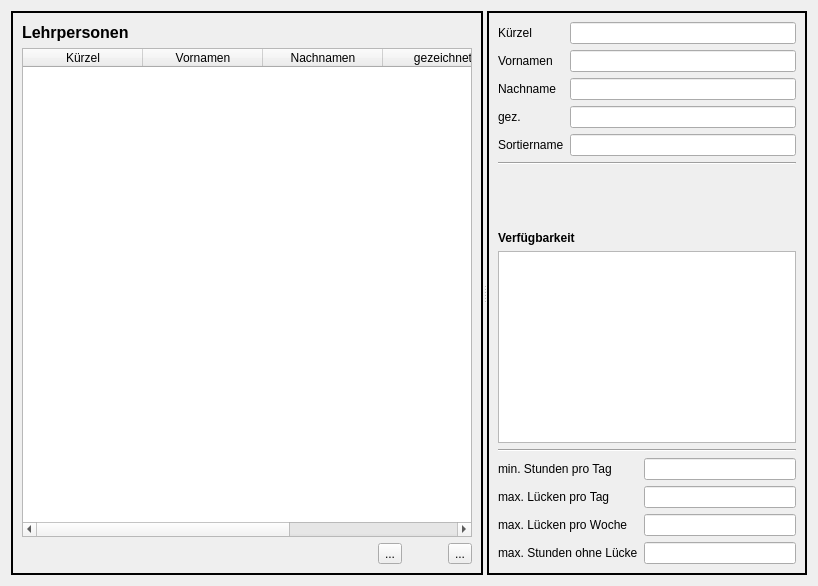
<?xml version="1.0" encoding="UTF-8"?>
<ui version="4.0">
 <class>CourseEditor</class>
 <widget class="QWidget" name="CourseEditor">
  <property name="geometry">
   <rect>
    <x>0</x>
    <y>0</y>
    <width>818</width>
    <height>586</height>
   </rect>
  </property>
  <property name="sizePolicy">
   <sizepolicy hsizetype="Preferred" vsizetype="MinimumExpanding">
    <horstretch>0</horstretch>
    <verstretch>0</verstretch>
   </sizepolicy>
  </property>
  <property name="mouseTracking">
   <bool>false</bool>
  </property>
  <property name="windowTitle">
   <string>Daten der Lehrpersonen</string>
  </property>
  <layout class="QHBoxLayout" name="horizontalLayout_4">
   <item>
    <widget class="QSplitter" name="splitter">
     <property name="maximumSize">
      <size>
       <width>16777215</width>
       <height>16777215</height>
      </size>
     </property>
     <property name="frameShape">
      <enum>QFrame::NoFrame</enum>
     </property>
     <property name="frameShadow">
      <enum>QFrame::Plain</enum>
     </property>
     <property name="lineWidth">
      <number>1</number>
     </property>
     <property name="midLineWidth">
      <number>0</number>
     </property>
     <property name="orientation">
      <enum>Qt::Horizontal</enum>
     </property>
     <property name="childrenCollapsible">
      <bool>false</bool>
     </property>
     <widget class="QFrame" name="frame_l">
      <property name="frameShape">
       <enum>QFrame::Box</enum>
      </property>
      <property name="frameShadow">
       <enum>QFrame::Plain</enum>
      </property>
      <property name="lineWidth">
       <number>2</number>
      </property>
      <property name="midLineWidth">
       <number>0</number>
      </property>
      <layout class="QVBoxLayout" name="verticalLayout_2">
       <item>
        <layout class="QHBoxLayout" name="horizontalLayout" stretch="0,0">
         <item>
          <widget class="QLabel" name="label">
           <property name="font">
            <font>
             <pointsize>12</pointsize>
             <bold>true</bold>
            </font>
           </property>
           <property name="text">
            <string>Lehrpersonen</string>
           </property>
          </widget>
         </item>
         <item>
          <spacer name="horizontalSpacer_2">
           <property name="orientation">
            <enum>Qt::Horizontal</enum>
           </property>
           <property name="sizeHint" stdset="0">
            <size>
             <width>40</width>
             <height>20</height>
            </size>
           </property>
          </spacer>
         </item>
        </layout>
       </item>
       <item>
        <widget class="QTableWidget" name="teacher_table">
         <property name="editTriggers">
          <set>QAbstractItemView::NoEditTriggers</set>
         </property>
         <property name="alternatingRowColors">
          <bool>true</bool>
         </property>
         <property name="selectionMode">
          <enum>QAbstractItemView::SingleSelection</enum>
         </property>
         <property name="selectionBehavior">
          <enum>QAbstractItemView::SelectRows</enum>
         </property>
         <attribute name="horizontalHeaderDefaultSectionSize">
          <number>120</number>
         </attribute>
         <attribute name="horizontalHeaderStretchLastSection">
          <bool>true</bool>
         </attribute>
         <column>
          <property name="text">
           <string>Kürzel</string>
          </property>
         </column>
         <column>
          <property name="text">
           <string>Vornamen</string>
          </property>
         </column>
         <column>
          <property name="text">
           <string>Nachnamen</string>
          </property>
         </column>
         <column>
          <property name="text">
           <string>gezeichnet</string>
          </property>
         </column>
         <column>
          <property name="text">
           <string>Sortiername</string>
          </property>
         </column>
        </widget>
       </item>
       <item>
        <layout class="QHBoxLayout" name="horizontalLayout_2">
         <item>
          <spacer name="horizontalSpacer_3">
           <property name="orientation">
            <enum>Qt::Horizontal</enum>
           </property>
           <property name="sizeHint" stdset="0">
            <size>
             <width>40</width>
             <height>20</height>
            </size>
           </property>
          </spacer>
         </item>
         <item>
          <widget class="QToolButton" name="pb_remove">
           <property name="toolTip">
            <string>&lt;html&gt;&lt;head/&gt;&lt;body&gt;&lt;p&gt;aktuelle Lehrperson aus der Datenbank entfernen&lt;/p&gt;&lt;/body&gt;&lt;/html&gt;</string>
           </property>
           <property name="text">
            <string>...</string>
           </property>
           <property name="icon">
            <iconset>
             <normaloff>../icons/icon_remove.svg</normaloff>../icons/icon_remove.svg</iconset>
           </property>
           <property name="iconSize">
            <size>
             <width>30</width>
             <height>30</height>
            </size>
           </property>
          </widget>
         </item>
         <item>
          <spacer name="horizontalSpacer">
           <property name="orientation">
            <enum>Qt::Horizontal</enum>
           </property>
           <property name="sizeType">
            <enum>QSizePolicy::Fixed</enum>
           </property>
           <property name="sizeHint" stdset="0">
            <size>
             <width>40</width>
             <height>20</height>
            </size>
           </property>
          </spacer>
         </item>
         <item>
          <widget class="QToolButton" name="pb_new">
           <property name="toolTip">
            <string>&lt;html&gt;&lt;head/&gt;&lt;body&gt;&lt;p&gt;neue Lehrperson&lt;/p&gt;&lt;/body&gt;&lt;/html&gt;</string>
           </property>
           <property name="text">
            <string>...</string>
           </property>
           <property name="icon">
            <iconset>
             <normaloff>../icons/icon_new.svg</normaloff>../icons/icon_new.svg</iconset>
           </property>
           <property name="iconSize">
            <size>
             <width>30</width>
             <height>30</height>
            </size>
           </property>
          </widget>
         </item>
        </layout>
       </item>
      </layout>
     </widget>
     <widget class="QFrame" name="frame_r">
      <property name="enabled">
       <bool>true</bool>
      </property>
      <property name="maximumSize">
       <size>
        <width>320</width>
        <height>16777215</height>
       </size>
      </property>
      <property name="frameShape">
       <enum>QFrame::Box</enum>
      </property>
      <property name="lineWidth">
       <number>2</number>
      </property>
      <layout class="QVBoxLayout" name="verticalLayout">
       <item>
        <layout class="QFormLayout" name="formLayout">
         <item row="0" column="0">
          <widget class="QLabel" name="label_7">
           <property name="text">
            <string>Kürzel</string>
           </property>
          </widget>
         </item>
         <item row="0" column="1">
          <widget class="QLineEdit" name="TID">
           <property name="readOnly">
            <bool>true</bool>
           </property>
          </widget>
         </item>
         <item row="1" column="0">
          <widget class="QLabel" name="label_8">
           <property name="text">
            <string>Vornamen</string>
           </property>
          </widget>
         </item>
         <item row="1" column="1">
          <widget class="QLineEdit" name="FIRSTNAMES">
           <property name="readOnly">
            <bool>true</bool>
           </property>
          </widget>
         </item>
         <item row="2" column="0">
          <widget class="QLabel" name="label_9">
           <property name="text">
            <string>Nachname</string>
           </property>
          </widget>
         </item>
         <item row="2" column="1">
          <widget class="QLineEdit" name="LASTNAME">
           <property name="text">
            <string/>
           </property>
           <property name="readOnly">
            <bool>true</bool>
           </property>
          </widget>
         </item>
         <item row="3" column="0">
          <widget class="QLabel" name="label_11">
           <property name="toolTip">
            <string notr="true">&lt;html&gt;&lt;head/&gt;&lt;body&gt;&lt;p&gt;Insbesondere für Epochenunterricht geeignet.&lt;/p&gt;&lt;p&gt;Jeder Block hat einen eigenen Kennzeichen.&lt;/p&gt;&lt;p&gt;Die Unterrichtsstunden können von mehreren Lehrern – parallel oder über das Jahr verteilt – gegeben.&lt;/p&gt;&lt;p&gt;Auch verschiedene Schülergruppen können betroffen sein.&lt;/p&gt;&lt;p&gt;&lt;br/&gt;&lt;/p&gt;&lt;/body&gt;&lt;/html&gt;</string>
           </property>
           <property name="text">
            <string>gez.</string>
           </property>
          </widget>
         </item>
         <item row="3" column="1">
          <widget class="QLineEdit" name="SIGNED">
           <property name="text">
            <string/>
           </property>
           <property name="readOnly">
            <bool>true</bool>
           </property>
          </widget>
         </item>
         <item row="4" column="0">
          <widget class="QLabel" name="label_10">
           <property name="text">
            <string>Sortiername</string>
           </property>
          </widget>
         </item>
         <item row="4" column="1">
          <widget class="QLineEdit" name="SORTNAME">
           <property name="text">
            <string/>
           </property>
           <property name="readOnly">
            <bool>true</bool>
           </property>
          </widget>
         </item>
        </layout>
       </item>
       <item>
        <widget class="Line" name="line">
         <property name="orientation">
          <enum>Qt::Horizontal</enum>
         </property>
        </widget>
       </item>
       <item>
        <spacer name="verticalSpacer">
         <property name="orientation">
          <enum>Qt::Vertical</enum>
         </property>
         <property name="sizeHint" stdset="0">
          <size>
           <width>20</width>
           <height>20</height>
          </size>
         </property>
        </spacer>
       </item>
       <item>
        <widget class="QLabel" name="label_6">
         <property name="font">
          <font>
           <bold>true</bold>
          </font>
         </property>
         <property name="text">
          <string>Verfügbarkeit</string>
         </property>
        </widget>
       </item>
       <item>
        <widget class="EdiTableWidget" name="AVAILABLE"/>
       </item>
       <item>
        <widget class="Line" name="line_2">
         <property name="orientation">
          <enum>Qt::Horizontal</enum>
         </property>
        </widget>
       </item>
       <item>
        <layout class="QFormLayout" name="formLayout_2">
         <item row="0" column="0">
          <widget class="QLabel" name="label_2">
           <property name="text">
            <string>min. Stunden pro Tag</string>
           </property>
          </widget>
         </item>
         <item row="0" column="1">
          <widget class="QLineEdit" name="MIN_LESSONS_PER_DAY"/>
         </item>
         <item row="1" column="0">
          <widget class="QLabel" name="label_3">
           <property name="text">
            <string>max. Lücken pro Tag</string>
           </property>
          </widget>
         </item>
         <item row="1" column="1">
          <widget class="QLineEdit" name="MAX_GAPS_PER_DAY"/>
         </item>
         <item row="2" column="0">
          <widget class="QLabel" name="label_4">
           <property name="text">
            <string>max. Lücken pro Woche</string>
           </property>
          </widget>
         </item>
         <item row="2" column="1">
          <widget class="QLineEdit" name="MAX_GAPS_PER_WEEK"/>
         </item>
         <item row="3" column="0">
          <widget class="QLabel" name="label_5">
           <property name="text">
            <string>max. Stunden ohne Lücke</string>
           </property>
          </widget>
         </item>
         <item row="3" column="1">
          <widget class="QLineEdit" name="MAX_CONSECUTIVE_LESSONS"/>
         </item>
        </layout>
       </item>
      </layout>
     </widget>
    </widget>
   </item>
  </layout>
 </widget>
 <customwidgets>
  <customwidget>
   <class>EdiTableWidget</class>
   <extends>QTableWidget</extends>
   <header>ui.edi_table</header>
  </customwidget>
 </customwidgets>
 <tabstops>
  <tabstop>teacher_table</tabstop>
  <tabstop>TID</tabstop>
  <tabstop>FIRSTNAMES</tabstop>
  <tabstop>LASTNAME</tabstop>
  <tabstop>SIGNED</tabstop>
  <tabstop>SORTNAME</tabstop>
 </tabstops>
 <resources/>
 <connections/>
</ui>
